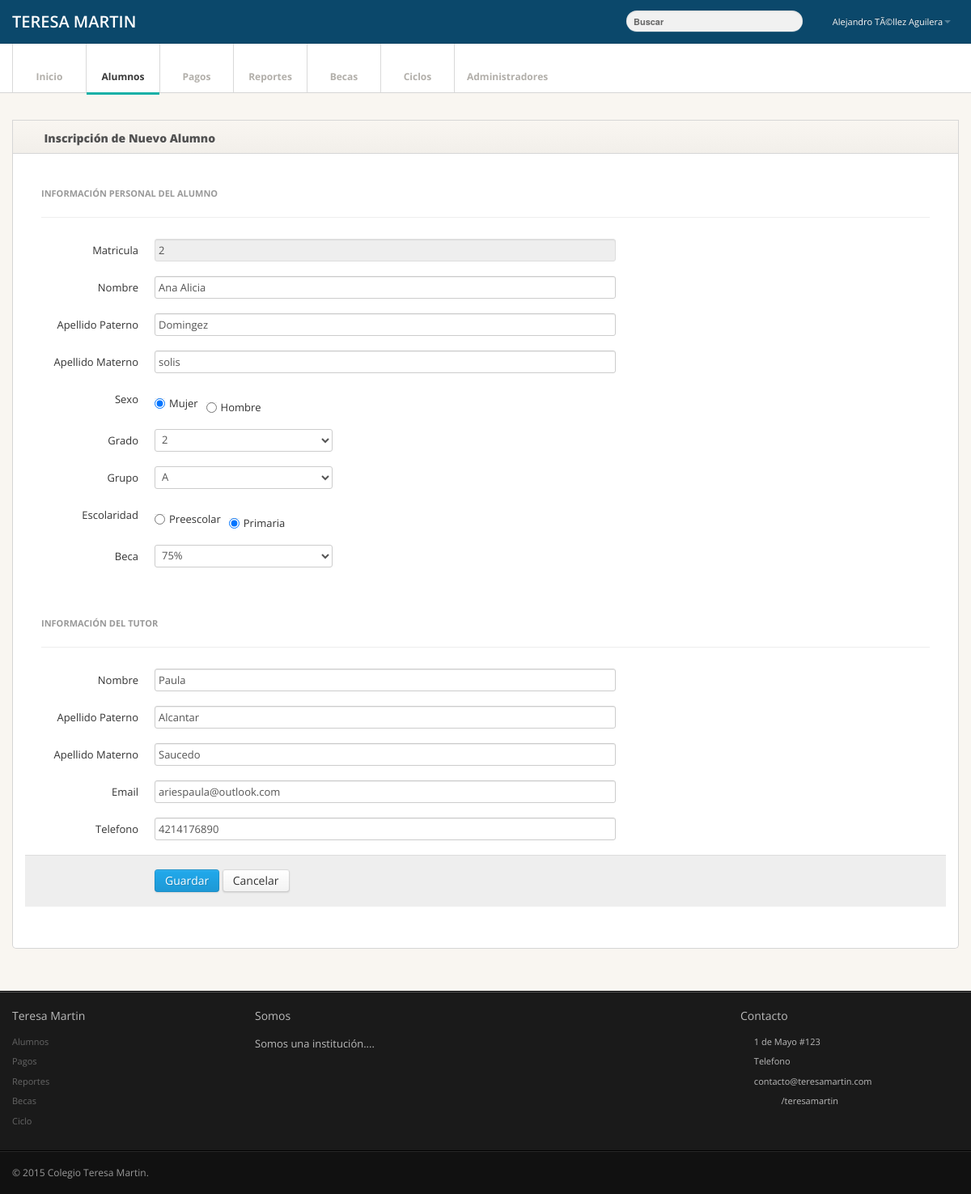
/frm_alumno.php?matricula=2 (signed in), run on the app's committed database.
### tables this page shows
CREATE TABLE IF NOT EXISTS `alumno` (
  `matricula` int(11) NOT NULL,
  `a_paterno` varchar(45) NOT NULL,
  `a_materno` varchar(45) NOT NULL,
  `nombre` varchar(45) NOT NULL,
  `idsexo` int(11) NOT NULL,
  `idestatus` int(11) NOT NULL,
  `idgg` int(11) NOT NULL,
  `idescolaridad` int(11) NOT NULL,
  `idtutor` int(11) NOT NULL,
  `idbeca` int(11) NOT NULL,
  `idgrado` int(11) NOT NULL,
  `idgrupo` int(11) NOT NULL
);

CREATE TABLE IF NOT EXISTS `tutor` (
`idtutor` int(11) NOT NULL,
  `a_paterno` varchar(45) NOT NULL,
  `a_materno` varchar(45) NOT NULL,
  `nombre` varchar(45) NOT NULL,
  `email` varchar(45) NOT NULL,
  `telefono` varchar(45) NOT NULL
);

### frm_alumno.php (the view, shortened to what the rows shown need)
<?php
if(isset($_GET['matricula'])){
   $matricula = $_GET['matricula'];
   include_once 'Alumno.php';
   $alumno = new Alumno();
   $datos = $alumno->get_alumno($matricula);
   $row = $datos->fetchObject();
   include_once 'Tutor.php';
   $tutor = new Tutor();
   $idTutor = $row->idtutor;
   $datos1 = $tutor->get_tutor($idTutor, null);
   $row1 = $datos1->fetchObject();
}
?>
<!DOCTYPE html>
<html lang="es">
   <head>
      <link href="css/bootstrap.min.css" rel="stylesheet">
      <link href="css/bootstrap-responsive.min.css" rel="stylesheet">
      <link href="css/font-awesome.css" rel="stylesheet">
      <link href="css/style.css" rel="stylesheet">
      <link href="css/pages/dashboard.css" rel="stylesheet">
      <link href="css/styleAAA.css" rel="stylesheet">
    <link href="css/ketchup/jquery.ketchup.css" rel="stylesheet">
    <link href="css/ketchup/jcomfirmaction.css" rel="stylesheet">
   </head>
   <body>
      <div class="main">
         <div class="main-inner">
            <div class="container">
               <div class="row">
                  <div class="span12">
                     <div class="widget ">
                        <div class="widget-content">
                           <div class="content">
                              <div class="pane" id="formcontrols">
                                 <form id="edit-profile" class="form-horizontal valialum" method="<?php
if(isset($ver)){
   echo "get";
}else{
   echo "post";
}?>" action="<?php
if(isset($ver)){
   echo "frm_alumno.php";
}else{
   echo "agregar_alumno.php";
}
             ?>" >
                                    <fieldset>
                                       <div id="big_stats" class="cf">
                                          <?php
if(isset($matricula)){?>
                                          <div class="control-group">
                                             <div class="controls">
                                                <?php
   if(isset($_GET['matricula'])){
      if(isset($ver)){
      echo "<p class='form-control-static'>$row->matricula</p>";
      echo "<input type='hidden' name='matricula' value='$row->matricula'>";
   }else{
         echo "<input type='text' class='span6 disabled' name='matricula2' value='$row->matricula' id='matricula' disabled>";
      }
   }
   ?>
                                             </div>
                                          </div>
                                          <?php }?>
                                          <div class="control-group">
                                             <div class="controls">
                                                <?php if(isset($matricula)){
   if(isset($ver)){
      echo "<p class='form-control-static'>$row->nombre</p>";
   }else{
      echo "<input type='text' class='span6 disabled form-control' name='nombre' id='nombre' value='$row->nombre' data-validate='validate(required, rangelength(1,25))'>";
   }
}else{
   echo "<input type='text' class='span6 disabled form-control' name='nombre' id='nombre' data-validate='validate(required, rangelength(1,25))'>";
}?>
                                             </div>
                                          </div>
                                          <div class="control-group">
                                             <div class="controls">
                                                <?php if(isset($matricula)){
   if(isset($ver)){
      echo "<p class='form-control-static'>$row->a_paterno</p>";
   }else{
      echo "<input type='text' class='span6 disabled form-control' name='a_paterno' id='a_paterno' value='$row->a_paterno' data-validate='validate(required, rangelength(1,25))'>";
   }
}else{
   echo "<input type='text' class='span6 disabled form-control' name='a_paterno' id='a_paterno' data-validate='validate(required, rangelength(1,25))'>";
}?>
                                             </div>
                                          </div>
                                          <div class="control-group">
                                             <div class="controls">
                                                <?php if(isset($matricula)){
   if(isset($ver)){
      echo "<p class='form-control-static'>$row->a_materno</p>";
   }else{
      echo "<input type='text' class='span6 disabled form-control' name='a_materno' id='a_materno' value='$row->a_materno' data-validate='validate(required, rangelength(1,25))'>";
   }
}else{
   echo "<input type='text' class='span6 disabled form-control' name='a_materno' id='a_materno' data-validate='validate(required, rangelength(1,25))'>";
}?>
                                             </div>
                                          </div>
                                          <div class="control-group">
                                             <div class="controls">
                                                <?php if(isset($matricula)){
   if(isset($ver)){
      echo "<p class='form-control-static'>";
      if($row->idsexo==3){
         echo "Hombre";
      }else{
         echo "Mujer";
      }
      echo "</p>";;
   }else{
      echo "<label class='radio inline'><input type='radio' name='sexo' value='4'";
      if($row->idsexo == 4){echo "checked='checked'";}
      echo "> Mujer</label>";
      echo "<label class='radio inline'><input type='radio' name='sexo' value='3'";
      if($row->idsexo == 3){echo "checked='checked'";}
      echo "> Hombre</label>";
   }
}else{
   echo "<label class='radio inline'><input type='radio' name='sexo' value='4'> Mujer</label>";
   echo "<label class='radio inline'><input type='radio' name='sexo' value='3'> Hombre</label>";
}?>
                                             </div>
                                          </div>
                                          <div class="control-group">
                                             <div class="controls">
                                                <?php
if(isset($matricula)){
   if(isset($ver)){
      echo "<p class='form-control-static'>$row->idgrado</p>";
   }else{
      echo "<select class='form-control' name='grado'>
                                                   <option value='1'"; if($row->idgrado==1){echo "selected";} echo ">1</option>
                                                   <option value='2'"; if($row->idgrado==2){echo "selected";} echo ">2</option>
                                                   <option value='3'"; if($row->idgrado==3){echo "selected";} echo ">3</option>
                                                   <option value='4'"; if($row->idgrado==4){echo "selected";} echo ">4</option>
                                                   <option value='5'"; if($row->idgrado==5){echo "selected";} echo ">5</option>
                                                   <option value='6'"; if($row->idgrado==6){echo "selected";} echo ">6</option>
                                                </select>";
   }
}?>
                                             </div>
                                          </div>
                                          <div class="control-group">
                                             <div class="controls">
                                                <?php
if(isset($matricula)){
   if(isset($ver)){
      echo "<p class='form-control-static'>";
      if($row->idescolaridad==2){
         echo "Preescolar";
      }else{
         echo "Primaria";
      }
      echo "</p>";
   }else{
      echo "<label class='radio inline'><input type='radio'  name='escolaridad' value='2'";
      if($row->idescolaridad==2){
         echo "checked='checked'";
      }
      echo "> Preescolar </label>";
      echo "<label class='radio inline'><input type='radio'  name='escolaridad' value='1'";
      if($row->idescolaridad==1){
         echo "checked='checked'";
      }
      echo "> Primaria </label>";
   }
}else{
   echo "<label class='radio inline'><input type='radio'  name='escolaridad' value='2'> Preescolar </label><label class='radio inline'><input type='radio'  name='escolaridad' value='1'> Primaria </label>";
}?>
                                             </div>
                                          </div>
                                          <div class="control-group">
                                             <div class="controls">
                                                <?php
if(isset($matricula)){
   if(isset($ver)){
      echo "<p class='form-control-static'>";
      if($row->idbeca==1){echo "25%";}
      if($row->idbeca==2){echo "50%";}
      if($row->idbeca==3){echo "75%";}
      if($row->idbeca==4){echo "100%";}
      echo "</p>";
   }else{
      echo "<select class='form-control' name='beca'>
                                                   <option value='1'"; if($row->idbeca==1){echo "selected";} echo ">25%</option>
                                                   <option value='2'"; if($row->idbeca==2){echo "selected";} echo ">50%</option>
                                                   <option value='3'"; if($row->idbeca==3){echo "selected";} echo ">75%</option>
                                                   <option value='4'"; if($row->idbeca==4){echo "selected";} echo ">100%</option>
                                                </select>";
      }
}?>
                                             </div>
                                          </div>
                                       </div>
                                       <br />
                                       <div id="big_stats2" class="cf">
                                          <div class="control-group">
                                             <div class="controls">
                                                <?php if(isset($matricula)){
   if(isset($ver)){
      echo "<p class='form-control-static'>$row1->nombre</p>";
   }else{
      echo "<input type='text' class='span6 disabled form-control' name='nombre_tutor' id='nombre_tutor' value='$row1->nombre'>";
   }
}else{
   echo "<input type='text' class='span6 disabled form-control' name='nombre_tutor' id='nombre_tutor' data-validate='validate(required, rangelength(1,25))'>";
}?>
                                             </div>
                                          </div>
                                          <div class="control-group">
                                             <div class="controls">
                                               <?php if(isset($matricula)){
   if(isset($ver)){
      echo "<p class='form-control-static'>$row1->a_paterno</p>";
   }else{
      echo "<input type='text' class='span6 disabled form-control' name='a_paterno_tutor' id='a_paterno_tutor' value='$row1->a_paterno' data-validate='validate(required, rangelength(1,25))'>";
   }
}else{
   echo "<input type='text' class='span6 disabled form-control' name='a_paterno_tutor' id='a_paterno_tutor' data-validate='validate(required, rangelength(1,25))'>";
}?>
                                             </div>
                                          </div>
                                          <div class="control-group">
                                             <div class="controls">
                                                <?php if(isset($matricula)){
   if(isset($ver)){
      echo "<p class='form-control-static'>$row1->a_materno</p>";
   }else{
      echo "<input type='text' class='span6 disabled form-control' name='a_materno_tutor' id='a_materno_tutor' value='$row1->a_materno'data-validate='validate(required, rangelength(1,25))'>";
   }
}else{
   echo "<input type='text' class='span6 disabled form-control' name='a_materno_tutor' id='a_materno_tutor'data-validate='validate(required, rangelength(1,25))'>";
}?>
                                             </div>
                                          </div>
                                          <div class="control-group">
                                             <div class="controls">
                                                <?php if(isset($matricula)){
   if(isset($ver)){
      echo "<p class='form-control-static'>$row1->email</p>";
   }else{
      echo "<input type='email' class='span6 disabled form-control' name='email_tutor' id='email_tutor' value='$row1->email' data-validate='validate(required, email)'>";
   }
}else{
   echo "<input type='email' class='span6 disabled form-control' name='email_tutor' id='email_tutor' data-validate='validate(required, email)'>";
}?>
                                             </div>
                                          </div>
                                          <div class="control-group">
                                             <div class="controls">
                                                <?php if(isset($matricula)){
   if(isset($ver)){
      echo "<p class='form-control-static'>$row1->telefono</p>";
   }else{
      echo "<input type='tel' class='span6 disabled form-control' name='telefono_tutor' id='telefono_tutor' value='$row1->telefono' data-validate='validate(required, number, rangelength(1,10))'>";
   }
}else{
   echo "<input type='tel' class='span6 disabled form-control' name='telefono_tutor' id='telefono_tutor' data-validate='validate(required, number, rangelength(1,10))'>";
}?>
                                             </div>
                                          </div>
                                       </div>
                                    </fieldset>
                                 </form>
                              </div>
                           </div>
                        </div>
                     </div>
                  </div>
               </div>
            </div>
         </div>
      </div>
   </body>
</html>

### data on the page
alumno: matricula2 "2", nombre "Ana Alicia", a_paterno "Domingez", a_materno "solis", idsexo "☑ Mujer", idsexo "☐ Hombre", grado "2", idescolaridad "☐ Preescolar", idescolaridad "☑ Primaria", beca "75%"
tutor: nombre_tutor "Paula", a_paterno_tutor "Alcantar", a_materno_tutor "Saucedo", email_tutor "ariespaula@outlook.com", telefono_tutor "4214176890"

### other printed values
$_SESSION['nombre'] "Alejandro TÃ©llez Aguilera"
